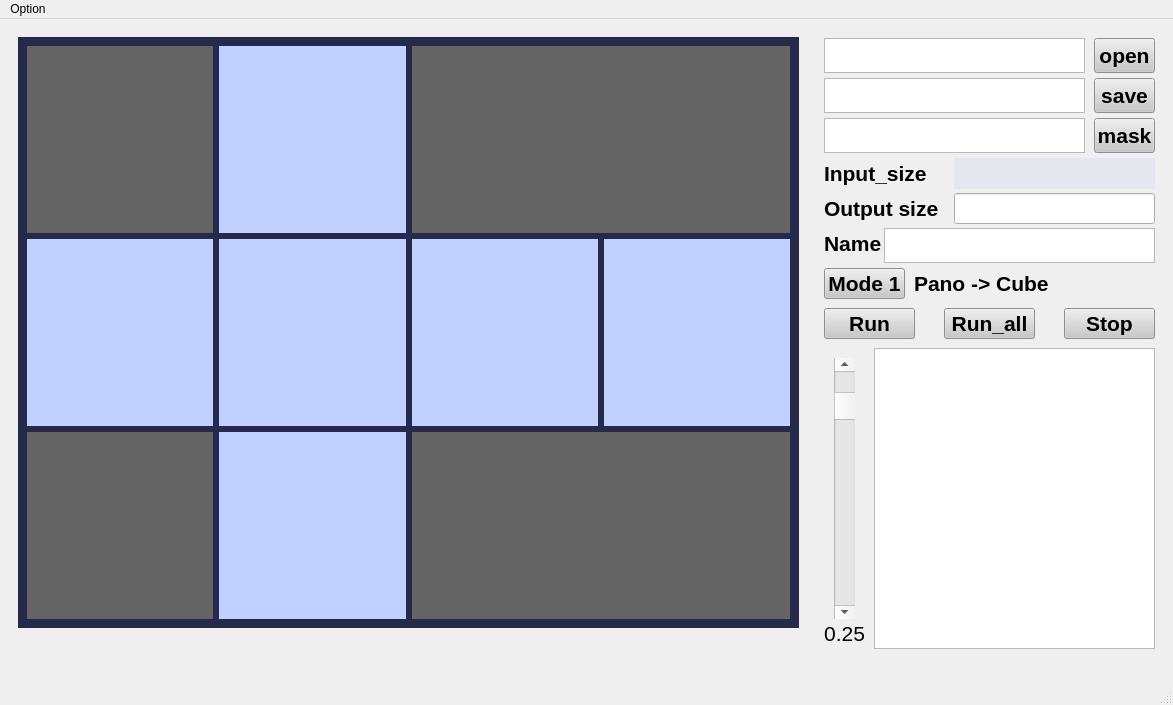
<?xml version="1.0" encoding="UTF-8"?>
<ui version="4.0">
 <class>pano_cube_inpa</class>
 <widget class="QMainWindow" name="pano_cube_inpa">
  <property name="geometry">
   <rect>
    <x>0</x>
    <y>0</y>
    <width>1173</width>
    <height>705</height>
   </rect>
  </property>
  <property name="windowTitle">
   <string>pano_cube_inpa</string>
  </property>
  <widget class="QWidget" name="centralwidget">
   <layout class="QHBoxLayout" name="horizontalLayout_2">
    <item>
     <layout class="QHBoxLayout" name="horizontalLayout">
      <item>
       <widget class="QWidget" name="display_layout" native="true">
        <property name="sizePolicy">
         <sizepolicy hsizetype="Ignored" vsizetype="Ignored">
          <horstretch>0</horstretch>
          <verstretch>0</verstretch>
         </sizepolicy>
        </property>
        <widget class="QStackedWidget" name="stackedWidget">
         <property name="geometry">
          <rect>
           <x>9</x>
           <y>9</y>
           <width>781</width>
           <height>591</height>
          </rect>
         </property>
         <property name="sizePolicy">
          <sizepolicy hsizetype="Ignored" vsizetype="Ignored">
           <horstretch>0</horstretch>
           <verstretch>0</verstretch>
          </sizepolicy>
         </property>
         <property name="currentIndex">
          <number>0</number>
         </property>
         <widget class="QWidget" name="page_0">
          <property name="sizePolicy">
           <sizepolicy hsizetype="Ignored" vsizetype="Ignored">
            <horstretch>0</horstretch>
            <verstretch>0</verstretch>
           </sizepolicy>
          </property>
          <property name="styleSheet">
           <string notr="true">background-color: rgb(37, 42, 75);</string>
          </property>
          <layout class="QGridLayout" name="gridLayout_2">
           <item row="1" column="2">
            <widget class="QLabel" name="label_screen_right">
             <property name="sizePolicy">
              <sizepolicy hsizetype="Ignored" vsizetype="Ignored">
               <horstretch>0</horstretch>
               <verstretch>0</verstretch>
              </sizepolicy>
             </property>
             <property name="styleSheet">
              <string notr="true">background-color: rgb(192, 209, 255);</string>
             </property>
             <property name="text">
              <string/>
             </property>
            </widget>
           </item>
           <item row="0" column="1">
            <widget class="QLabel" name="label_screen_top">
             <property name="sizePolicy">
              <sizepolicy hsizetype="Ignored" vsizetype="Ignored">
               <horstretch>0</horstretch>
               <verstretch>0</verstretch>
              </sizepolicy>
             </property>
             <property name="styleSheet">
              <string notr="true">background-color: rgb(192, 209, 255);</string>
             </property>
             <property name="text">
              <string/>
             </property>
            </widget>
           </item>
           <item row="0" column="0">
            <widget class="QLabel" name="label_screen_bottom_draw">
             <property name="sizePolicy">
              <sizepolicy hsizetype="Ignored" vsizetype="Ignored">
               <horstretch>0</horstretch>
               <verstretch>0</verstretch>
              </sizepolicy>
             </property>
             <property name="styleSheet">
              <string notr="true">background-color: rgb(100, 100, 100);</string>
             </property>
             <property name="text">
              <string/>
             </property>
            </widget>
           </item>
           <item row="2" column="2" colspan="2">
            <widget class="QLabel" name="label_screen_output">
             <property name="sizePolicy">
              <sizepolicy hsizetype="Ignored" vsizetype="Ignored">
               <horstretch>0</horstretch>
               <verstretch>0</verstretch>
              </sizepolicy>
             </property>
             <property name="font">
              <font>
               <pointsize>20</pointsize>
              </font>
             </property>
             <property name="styleSheet">
              <string notr="true">background-color: rgb(100, 100, 100);</string>
             </property>
             <property name="text">
              <string/>
             </property>
             <property name="scaledContents">
              <bool>false</bool>
             </property>
             <property name="alignment">
              <set>Qt::AlignRight|Qt::AlignTrailing|Qt::AlignVCenter</set>
             </property>
            </widget>
           </item>
           <item row="1" column="3">
            <widget class="QLabel" name="label_screen_back">
             <property name="sizePolicy">
              <sizepolicy hsizetype="Ignored" vsizetype="Ignored">
               <horstretch>0</horstretch>
               <verstretch>0</verstretch>
              </sizepolicy>
             </property>
             <property name="styleSheet">
              <string notr="true">background-color: rgb(192, 209, 255);</string>
             </property>
             <property name="text">
              <string/>
             </property>
            </widget>
           </item>
           <item row="1" column="1">
            <widget class="QLabel" name="label_screen_front">
             <property name="sizePolicy">
              <sizepolicy hsizetype="Ignored" vsizetype="Ignored">
               <horstretch>0</horstretch>
               <verstretch>0</verstretch>
              </sizepolicy>
             </property>
             <property name="styleSheet">
              <string notr="true">background-color: rgb(192, 209, 255);</string>
             </property>
             <property name="text">
              <string/>
             </property>
            </widget>
           </item>
           <item row="2" column="0">
            <widget class="QLabel" name="label_screen_bottom_no_inpaint">
             <property name="sizePolicy">
              <sizepolicy hsizetype="Ignored" vsizetype="Ignored">
               <horstretch>0</horstretch>
               <verstretch>0</verstretch>
              </sizepolicy>
             </property>
             <property name="styleSheet">
              <string notr="true">background-color: rgb(100, 100, 100);</string>
             </property>
             <property name="text">
              <string/>
             </property>
            </widget>
           </item>
           <item row="1" column="0">
            <widget class="QLabel" name="label_screen_left">
             <property name="sizePolicy">
              <sizepolicy hsizetype="Ignored" vsizetype="Ignored">
               <horstretch>0</horstretch>
               <verstretch>0</verstretch>
              </sizepolicy>
             </property>
             <property name="styleSheet">
              <string notr="true">background-color: rgb(192, 209, 255);</string>
             </property>
             <property name="text">
              <string/>
             </property>
            </widget>
           </item>
           <item row="2" column="1">
            <widget class="QLabel" name="label_screen_bottom">
             <property name="sizePolicy">
              <sizepolicy hsizetype="Ignored" vsizetype="Ignored">
               <horstretch>0</horstretch>
               <verstretch>0</verstretch>
              </sizepolicy>
             </property>
             <property name="styleSheet">
              <string notr="true">background-color: rgb(192, 209, 255);</string>
             </property>
             <property name="text">
              <string/>
             </property>
            </widget>
           </item>
           <item row="0" column="2" colspan="2">
            <widget class="QLabel" name="label_screen_input">
             <property name="sizePolicy">
              <sizepolicy hsizetype="Ignored" vsizetype="Ignored">
               <horstretch>0</horstretch>
               <verstretch>0</verstretch>
              </sizepolicy>
             </property>
             <property name="styleSheet">
              <string notr="true">background-color: rgb(100, 100, 100);</string>
             </property>
             <property name="text">
              <string/>
             </property>
             <property name="scaledContents">
              <bool>false</bool>
             </property>
             <property name="alignment">
              <set>Qt::AlignRight|Qt::AlignTrailing|Qt::AlignVCenter</set>
             </property>
            </widget>
           </item>
          </layout>
         </widget>
         <widget class="QWidget" name="page_1">
          <property name="sizePolicy">
           <sizepolicy hsizetype="Ignored" vsizetype="Ignored">
            <horstretch>0</horstretch>
            <verstretch>0</verstretch>
           </sizepolicy>
          </property>
          <property name="styleSheet">
           <string notr="true">background-color: rgb(37, 42, 75);</string>
          </property>
          <layout class="QGridLayout" name="gridLayout">
           <item row="0" column="2" colspan="2">
            <widget class="QLabel" name="label_pano_input">
             <property name="sizePolicy">
              <sizepolicy hsizetype="Ignored" vsizetype="Ignored">
               <horstretch>0</horstretch>
               <verstretch>0</verstretch>
              </sizepolicy>
             </property>
             <property name="styleSheet">
              <string notr="true">background-color: rgb(192, 209, 255);</string>
             </property>
             <property name="text">
              <string/>
             </property>
             <property name="alignment">
              <set>Qt::AlignRight|Qt::AlignTrailing|Qt::AlignVCenter</set>
             </property>
            </widget>
           </item>
           <item row="1" column="2" colspan="2">
            <widget class="QLabel" name="label_pano_output">
             <property name="styleSheet">
              <string notr="true">background-color: rgb(192, 209, 255);</string>
             </property>
             <property name="text">
              <string/>
             </property>
             <property name="alignment">
              <set>Qt::AlignRight|Qt::AlignTrailing|Qt::AlignVCenter</set>
             </property>
            </widget>
           </item>
           <item row="0" column="1">
            <widget class="QLabel" name="label_pano_bottom">
             <property name="styleSheet">
              <string notr="true">background-color: rgb(192, 209, 255);</string>
             </property>
             <property name="text">
              <string/>
             </property>
             <property name="alignment">
              <set>Qt::AlignRight|Qt::AlignTrailing|Qt::AlignVCenter</set>
             </property>
            </widget>
           </item>
           <item row="1" column="1">
            <widget class="QLabel" name="label_pano_bottom_inpaint">
             <property name="styleSheet">
              <string notr="true">background-color: rgb(192, 209, 255);</string>
             </property>
             <property name="text">
              <string/>
             </property>
             <property name="alignment">
              <set>Qt::AlignRight|Qt::AlignTrailing|Qt::AlignVCenter</set>
             </property>
            </widget>
           </item>
          </layout>
         </widget>
        </widget>
       </widget>
      </item>
      <item>
       <widget class="QFrame" name="verticalFrame_2">
        <property name="enabled">
         <bool>true</bool>
        </property>
        <property name="minimumSize">
         <size>
          <width>350</width>
          <height>0</height>
         </size>
        </property>
        <property name="maximumSize">
         <size>
          <width>350</width>
          <height>16777215</height>
         </size>
        </property>
        <widget class="QPushButton" name="pushButton_save_browse">
         <property name="geometry">
          <rect>
           <x>280</x>
           <y>50</y>
           <width>61</width>
           <height>35</height>
          </rect>
         </property>
         <property name="font">
          <font>
           <pointsize>16</pointsize>
           <weight>75</weight>
           <bold>true</bold>
          </font>
         </property>
         <property name="styleSheet">
          <string notr="true">background-color: rgb(200,200,200)</string>
         </property>
         <property name="text">
          <string>save</string>
         </property>
        </widget>
        <widget class="QPushButton" name="pushButton_run">
         <property name="geometry">
          <rect>
           <x>10</x>
           <y>280</y>
           <width>91</width>
           <height>31</height>
          </rect>
         </property>
         <property name="font">
          <font>
           <pointsize>16</pointsize>
           <weight>75</weight>
           <bold>true</bold>
          </font>
         </property>
         <property name="styleSheet">
          <string notr="true">background-color: rgb(200,200,200)</string>
         </property>
         <property name="text">
          <string>Run</string>
         </property>
        </widget>
        <widget class="QListWidget" name="listWidget_list_files">
         <property name="geometry">
          <rect>
           <x>60</x>
           <y>320</y>
           <width>281</width>
           <height>301</height>
          </rect>
         </property>
        </widget>
        <widget class="QPushButton" name="pushButton_open_browse">
         <property name="geometry">
          <rect>
           <x>280</x>
           <y>10</y>
           <width>61</width>
           <height>35</height>
          </rect>
         </property>
         <property name="font">
          <font>
           <pointsize>16</pointsize>
           <weight>75</weight>
           <bold>true</bold>
          </font>
         </property>
         <property name="styleSheet">
          <string notr="true">background-color: rgb(200,200,200)</string>
         </property>
         <property name="text">
          <string>open</string>
         </property>
        </widget>
        <widget class="QTextBrowser" name="textBrowser_path_open">
         <property name="geometry">
          <rect>
           <x>10</x>
           <y>10</y>
           <width>261</width>
           <height>35</height>
          </rect>
         </property>
         <property name="html">
          <string>&lt;!DOCTYPE HTML PUBLIC &quot;-//W3C//DTD HTML 4.0//EN&quot; &quot;http://www.w3.org/TR/REC-html40/strict.dtd&quot;&gt;
&lt;html&gt;&lt;head&gt;&lt;meta name=&quot;qrichtext&quot; content=&quot;1&quot; /&gt;&lt;style type=&quot;text/css&quot;&gt;
p, li { white-space: pre-wrap; }
&lt;/style&gt;&lt;/head&gt;&lt;body style=&quot; font-family:'MS UI Gothic'; font-size:9pt; font-weight:400; font-style:normal;&quot;&gt;
&lt;p style=&quot;-qt-paragraph-type:empty; margin-top:0px; margin-bottom:0px; margin-left:0px; margin-right:0px; -qt-block-indent:0; text-indent:0px;&quot;&gt;&lt;br /&gt;&lt;/p&gt;&lt;/body&gt;&lt;/html&gt;</string>
         </property>
        </widget>
        <widget class="QTextBrowser" name="textBrowser_path_save">
         <property name="geometry">
          <rect>
           <x>10</x>
           <y>50</y>
           <width>261</width>
           <height>35</height>
          </rect>
         </property>
         <property name="html">
          <string>&lt;!DOCTYPE HTML PUBLIC &quot;-//W3C//DTD HTML 4.0//EN&quot; &quot;http://www.w3.org/TR/REC-html40/strict.dtd&quot;&gt;
&lt;html&gt;&lt;head&gt;&lt;meta name=&quot;qrichtext&quot; content=&quot;1&quot; /&gt;&lt;style type=&quot;text/css&quot;&gt;
p, li { white-space: pre-wrap; }
&lt;/style&gt;&lt;/head&gt;&lt;body style=&quot; font-family:'MS UI Gothic'; font-size:9pt; font-weight:400; font-style:normal;&quot;&gt;
&lt;p style=&quot;-qt-paragraph-type:empty; margin-top:0px; margin-bottom:0px; margin-left:0px; margin-right:0px; -qt-block-indent:0; text-indent:0px;&quot;&gt;&lt;br /&gt;&lt;/p&gt;&lt;/body&gt;&lt;/html&gt;</string>
         </property>
        </widget>
        <widget class="QTextBrowser" name="textBrowser_mask">
         <property name="geometry">
          <rect>
           <x>10</x>
           <y>90</y>
           <width>261</width>
           <height>35</height>
          </rect>
         </property>
         <property name="html">
          <string>&lt;!DOCTYPE HTML PUBLIC &quot;-//W3C//DTD HTML 4.0//EN&quot; &quot;http://www.w3.org/TR/REC-html40/strict.dtd&quot;&gt;
&lt;html&gt;&lt;head&gt;&lt;meta name=&quot;qrichtext&quot; content=&quot;1&quot; /&gt;&lt;style type=&quot;text/css&quot;&gt;
p, li { white-space: pre-wrap; }
&lt;/style&gt;&lt;/head&gt;&lt;body style=&quot; font-family:'MS UI Gothic'; font-size:9pt; font-weight:400; font-style:normal;&quot;&gt;
&lt;p style=&quot;-qt-paragraph-type:empty; margin-top:0px; margin-bottom:0px; margin-left:0px; margin-right:0px; -qt-block-indent:0; text-indent:0px;&quot;&gt;&lt;br /&gt;&lt;/p&gt;&lt;/body&gt;&lt;/html&gt;</string>
         </property>
        </widget>
        <widget class="QPushButton" name="pushButton_mask">
         <property name="geometry">
          <rect>
           <x>280</x>
           <y>90</y>
           <width>61</width>
           <height>35</height>
          </rect>
         </property>
         <property name="font">
          <font>
           <pointsize>16</pointsize>
           <weight>75</weight>
           <bold>true</bold>
          </font>
         </property>
         <property name="styleSheet">
          <string notr="true">background-color: rgb(200,200,200)</string>
         </property>
         <property name="text">
          <string>mask</string>
         </property>
        </widget>
        <widget class="QPushButton" name="pushButton_run_all">
         <property name="geometry">
          <rect>
           <x>130</x>
           <y>280</y>
           <width>91</width>
           <height>31</height>
          </rect>
         </property>
         <property name="font">
          <font>
           <pointsize>16</pointsize>
           <weight>75</weight>
           <bold>true</bold>
          </font>
         </property>
         <property name="styleSheet">
          <string notr="true">background-color: rgb(200,200,200)</string>
         </property>
         <property name="text">
          <string>Run_all</string>
         </property>
        </widget>
        <widget class="QLabel" name="label_ratio_out">
         <property name="geometry">
          <rect>
           <x>0</x>
           <y>590</y>
           <width>61</width>
           <height>31</height>
          </rect>
         </property>
         <property name="font">
          <font>
           <pointsize>16</pointsize>
          </font>
         </property>
         <property name="text">
          <string>0.25</string>
         </property>
         <property name="alignment">
          <set>Qt::AlignCenter</set>
         </property>
        </widget>
        <widget class="QScrollBar" name="verticalScrollBar_ratio_output">
         <property name="geometry">
          <rect>
           <x>20</x>
           <y>330</y>
           <width>21</width>
           <height>261</height>
          </rect>
         </property>
         <property name="minimum">
          <number>50</number>
         </property>
         <property name="maximum">
          <number>2000</number>
         </property>
         <property name="value">
          <number>250</number>
         </property>
         <property name="orientation">
          <enum>Qt::Vertical</enum>
         </property>
         <property name="invertedAppearance">
          <bool>false</bool>
         </property>
         <property name="invertedControls">
          <bool>false</bool>
         </property>
        </widget>
        <widget class="QLabel" name="label_4">
         <property name="geometry">
          <rect>
           <x>10</x>
           <y>130</y>
           <width>121</width>
           <height>31</height>
          </rect>
         </property>
         <property name="font">
          <font>
           <pointsize>16</pointsize>
           <weight>75</weight>
           <bold>true</bold>
          </font>
         </property>
         <property name="text">
          <string>Input_size</string>
         </property>
        </widget>
        <widget class="QLabel" name="label_5">
         <property name="geometry">
          <rect>
           <x>10</x>
           <y>165</y>
           <width>121</width>
           <height>31</height>
          </rect>
         </property>
         <property name="font">
          <font>
           <pointsize>16</pointsize>
           <weight>75</weight>
           <bold>true</bold>
          </font>
         </property>
         <property name="text">
          <string>Output size</string>
         </property>
        </widget>
        <widget class="QLabel" name="label_res_in">
         <property name="geometry">
          <rect>
           <x>140</x>
           <y>130</y>
           <width>201</width>
           <height>31</height>
          </rect>
         </property>
         <property name="font">
          <font>
           <pointsize>16</pointsize>
          </font>
         </property>
         <property name="styleSheet">
          <string notr="true">background-color: rgb(229, 231, 239);</string>
         </property>
         <property name="text">
          <string/>
         </property>
        </widget>
        <widget class="QLineEdit" name="lineEdit_res_out">
         <property name="geometry">
          <rect>
           <x>140</x>
           <y>165</y>
           <width>201</width>
           <height>31</height>
          </rect>
         </property>
         <property name="font">
          <font>
           <pointsize>16</pointsize>
          </font>
         </property>
        </widget>
        <widget class="QLabel" name="label_6">
         <property name="geometry">
          <rect>
           <x>10</x>
           <y>200</y>
           <width>61</width>
           <height>31</height>
          </rect>
         </property>
         <property name="font">
          <font>
           <pointsize>16</pointsize>
           <weight>75</weight>
           <bold>true</bold>
          </font>
         </property>
         <property name="text">
          <string>Name</string>
         </property>
        </widget>
        <widget class="QTextEdit" name="textEdit_name_output">
         <property name="geometry">
          <rect>
           <x>70</x>
           <y>200</y>
           <width>271</width>
           <height>35</height>
          </rect>
         </property>
        </widget>
        <widget class="QPushButton" name="pushButton_mode_change">
         <property name="geometry">
          <rect>
           <x>10</x>
           <y>240</y>
           <width>81</width>
           <height>31</height>
          </rect>
         </property>
         <property name="font">
          <font>
           <pointsize>16</pointsize>
           <weight>75</weight>
           <bold>true</bold>
          </font>
         </property>
         <property name="styleSheet">
          <string notr="true">background-color: rgb(200,200,200)</string>
         </property>
         <property name="text">
          <string>Mode 1</string>
         </property>
        </widget>
        <widget class="QPushButton" name="pushButton_stop_run_all">
         <property name="geometry">
          <rect>
           <x>250</x>
           <y>280</y>
           <width>91</width>
           <height>31</height>
          </rect>
         </property>
         <property name="font">
          <font>
           <pointsize>16</pointsize>
           <weight>75</weight>
           <bold>true</bold>
          </font>
         </property>
         <property name="styleSheet">
          <string notr="true">background-color: rgb(200,200,200)</string>
         </property>
         <property name="text">
          <string>Stop</string>
         </property>
        </widget>
        <widget class="QLabel" name="label_mode">
         <property name="geometry">
          <rect>
           <x>100</x>
           <y>240</y>
           <width>231</width>
           <height>31</height>
          </rect>
         </property>
         <property name="font">
          <font>
           <pointsize>16</pointsize>
           <weight>75</weight>
           <bold>true</bold>
          </font>
         </property>
         <property name="text">
          <string>Pano -&gt; Cube</string>
         </property>
        </widget>
       </widget>
      </item>
     </layout>
    </item>
   </layout>
  </widget>
  <widget class="QMenuBar" name="menubar">
   <property name="geometry">
    <rect>
     <x>0</x>
     <y>0</y>
     <width>1173</width>
     <height>21</height>
    </rect>
   </property>
   <widget class="QMenu" name="menuOption">
    <property name="title">
     <string>Option</string>
    </property>
    <addaction name="actioncube_only"/>
   </widget>
   <addaction name="menuOption"/>
  </widget>
  <widget class="QStatusBar" name="statusbar"/>
  <action name="actioncube_only">
   <property name="text">
    <string>cube_only</string>
   </property>
  </action>
 </widget>
 <resources/>
 <connections/>
</ui>
